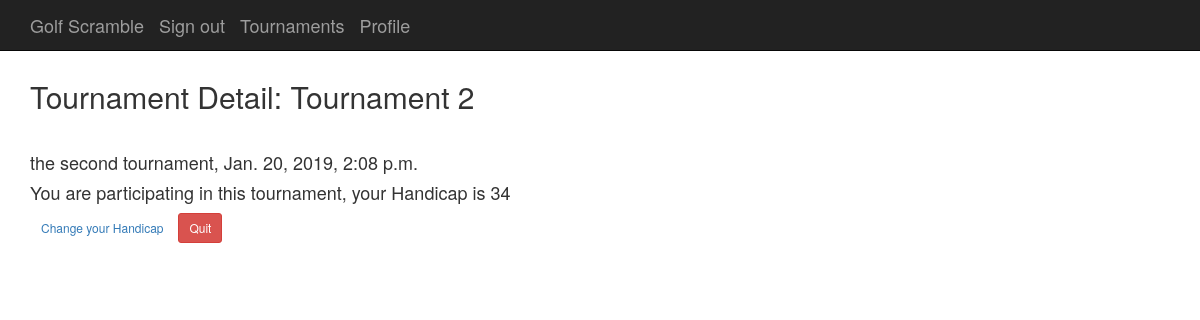
Screenshot of /tournaments/2/ (signed in) with the database file from the repository.
### tournaments/models.py (models this page shows, shortened)
class Tournament(models.Model):
    id = models.AutoField(primary_key=True)
    name = models.CharField(max_length=200)
    description = models.TextField()
    tourn_date = models.DateTimeField(blank=True, default=one_day_hence())

### participations/models.py (models this page shows, shortened)
class Participation (models.Model):
    id = models.AutoField(primary_key=True)
    player = models.ForeignKey(CustomUser, on_delete=models.CASCADE)
    tournament = models.ForeignKey(Tournament, on_delete=models.CASCADE)
    date_joined = models.DateField(blank=True, default=timezone.now)
    handicap = models.IntegerField(null=True)

### pages/views.py (the view)
# urls.py: path('tournaments/<int:pk>/', TournamentDetailView.as_view(), name='tournament_detail'),
class TournamentDetailView(LoginRequiredMixin, DetailView):
    template_name = 'tournament_detail.html'
    context_object_name = 'tournaments'
    def get_queryset(self):
        return Tournament.objects.all().order_by('-tourn_date')
    def get_context_data(self, **kwargs):
        context = super(TournamentDetailView, self).get_context_data(**kwargs)
        context['participations'] = Participation.objects.filter(tournament=self.kwargs.get('pk'), player=self.request.user)
        return context

### templates/tournament_detail.html (shortened to what this page needs)
{% extends "base.html" %}
{% block content %}
    <h2> Tournament Detail: {{ object.name}} </h2> <br>
    <h4> {{ object.description }}, {{ object.tourn_date }}</h4>
    {% if user.is_staff %}
        <a class="btn btn-info btn-sm mt-1 mb-1" href="{% url 'tournament_participants' object.id %}">See Participants</a>
        <a class="btn btn-secondary btn-sm mt-1 mb-1" href="{% url 'tournament_update' object.id %}">Update</a>
        <a class="btn btn-danger btn-sm mt-1 mb-1" href="{% url 'tournament_delete' object.id %}">Delete</a>
    {% else %}
        {% for participation in participations %}
            <h4>You are participating in this tournament, your Handicap is {{ participation.handicap }}</h4>
            <a class="btn btn-secondary btn-sm mt-1 mb-1" href="{% url 'participation_update' participation.id %}">Change your Handicap</a>
            <a class="btn btn-danger btn-sm mt-1 mb-1" href="{% url 'participation_delete' participation.id %}">Quit</a>
        {% empty %}
            <a class="btn btn-info btn-sm mt-1 mb-1" href="{% url 'participation_form' object.id%}">Participate</a>
        {% endfor %}
    {% endif %}
{% endblock %}

### templates/base.html (style rules this page uses)
body { padding-top: 60px; }

### rows the page displays
Tournament: name "Tournament 2", description "the second tournament", tourn_date "Jan. 20, 2019, 2:08 p.m."
Participation: handicap "34"
